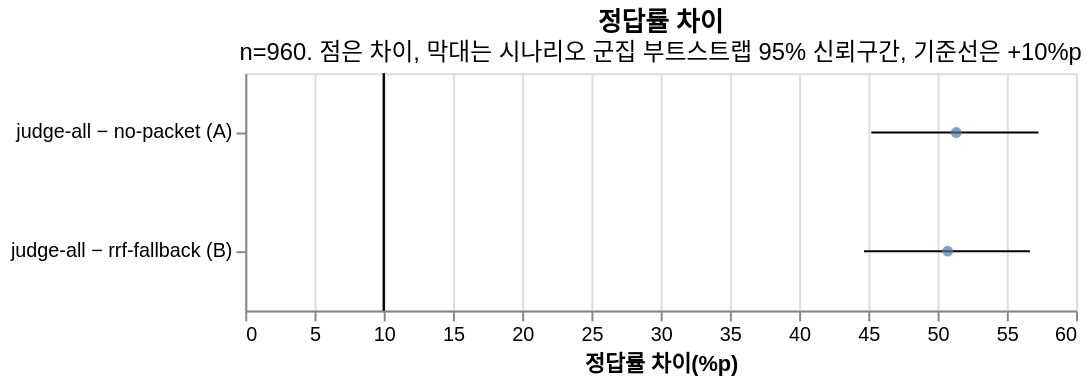

Describe this chart as a Vega-Lite specification.
### Vega-Lite specification from a JSON file in a GitHub repository (floating-point values rounded to 4 significant figures)
{"$schema": "https://vega.github.io/schema/vega-lite/v5.json", "title": {"text": "정답률 차이", "subtitle": "n=960. 점은 차이, 막대는 시나리오 군집 부트스트랩 95% 신뢰구간, 기준선은 +10%p"}, "width": 420, "height": 120, "data": {"values": [{"comparison": "judge-all − no-packet (A)", "diff": 51.35, "low": 45.21, "high": 57.29}, {"comparison": "judge-all − rrf-fallback (B)", "diff": 50.73, "low": 44.69, "high": 56.67}]}, "layer": [{"mark": {"type": "errorbar"}, "encoding": {"y": {"field": "comparison", "type": "nominal", "sort": ["judge-all − no-packet (A)", "judge-all − rrf-fallback (B)"], "title": null, "axis": {"labelLimit": 300}}, "x": {"field": "low", "type": "quantitative", "title": "정답률 차이(%p)"}, "x2": {"field": "high"}}}, {"mark": {"type": "point", "filled": true}, "encoding": {"y": {"field": "comparison", "type": "nominal", "sort": ["judge-all − no-packet (A)", "judge-all − rrf-fallback (B)"], "title": null, "axis": {"labelLimit": 300}}, "x": {"field": "diff", "type": "quantitative"}}}, {"mark": "rule", "encoding": {"x": {"datum": 10}}}]}
